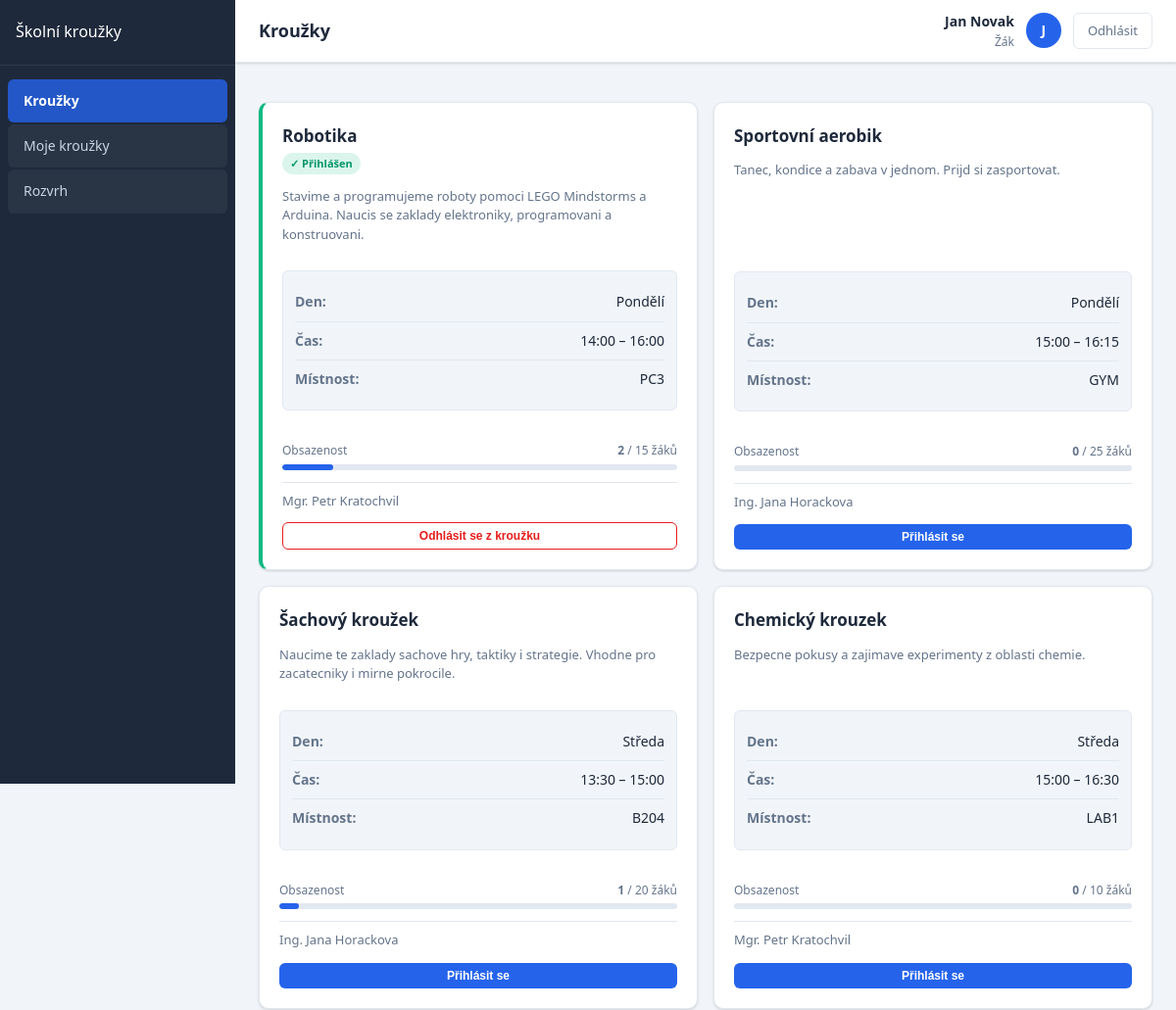
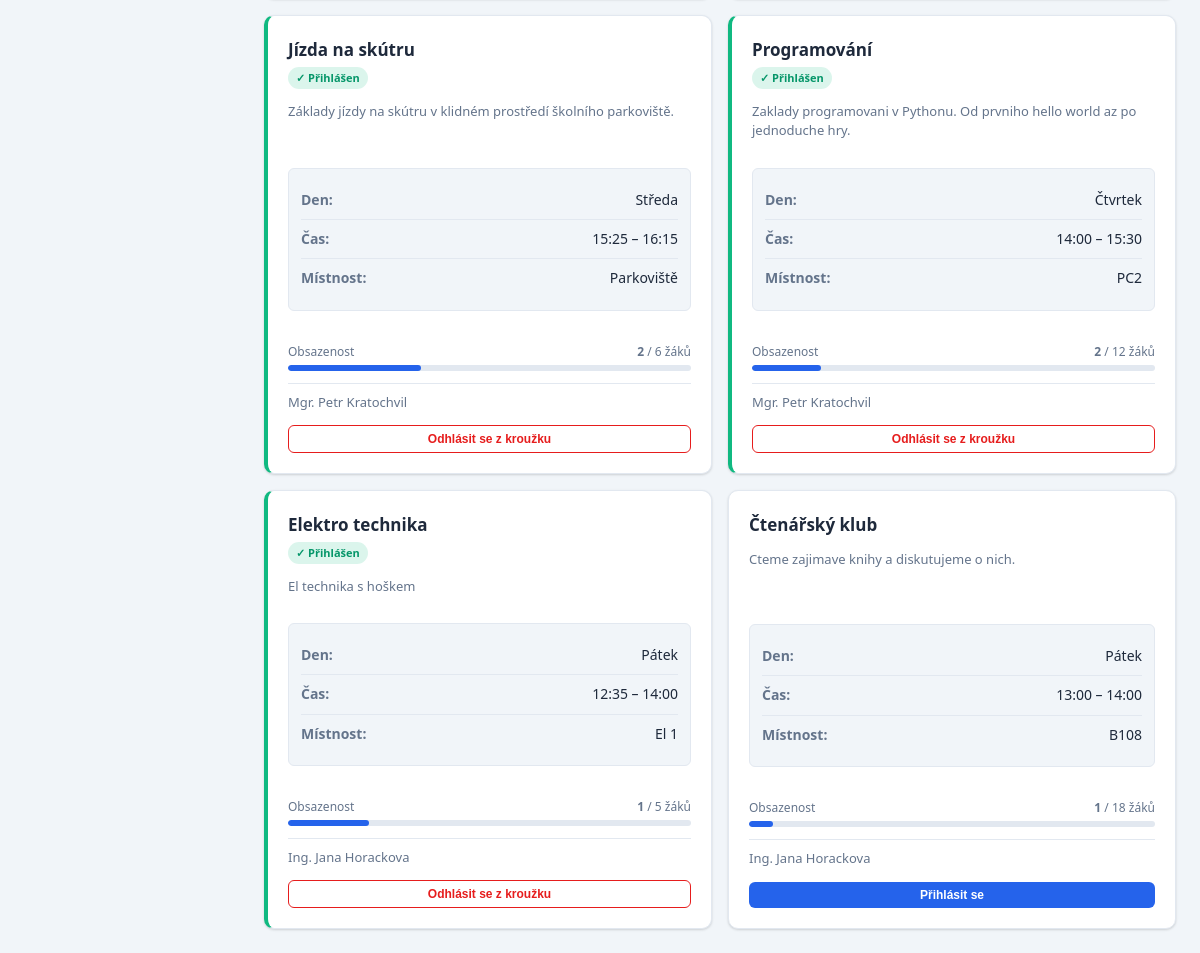
Screenshot of /zak/krouzky.php (signed in) with the database file from the repository (2 pictures, top to bottom).
### tables this page shows
CREATE TABLE `krouzky` (
  `id` int(11) NOT NULL,
  `nazev` varchar(100) NOT NULL,
  `popis` text DEFAULT NULL,
  `ucitel_id` int(11) DEFAULT NULL,
  `max_kapacita` int(11) NOT NULL DEFAULT 20,
  `den_tydne` enum('Pondělí','Úterý','Středa','Čtvrtek','Pátek') NOT NULL,
  `cas_od` time NOT NULL,
  `cas_do` time NOT NULL,
  `mistnost` varchar(20) NOT NULL,
  `aktivni` tinyint(1) DEFAULT 1
);

CREATE TABLE `uzivatele` (
  `id` int(11) NOT NULL,
  `uzivatelske_jmeno` varchar(50) NOT NULL,
  `heslo` varchar(255) NOT NULL,
  `cele_jmeno` varchar(100) NOT NULL,
  `email` varchar(100) DEFAULT NULL,
  `role` enum('zak','ucitel','admin') NOT NULL DEFAULT 'zak',
  `trida` varchar(10) DEFAULT NULL,
  `tema` varchar(10) DEFAULT 'svetly',
  `jazyk` varchar(10) DEFAULT 'cs',
  `vytvoren` timestamp NULL DEFAULT current_timestamp()
);

### config.php (called while the page is built, shortened)
<?php
function ocisti($text) {
    return htmlspecialchars(strip_tags(trim($text)));
}
?>

### zak/krouzky.php (the view, shortened to what this page needs)
<?php
require_once '../config.php';
$db = pripojDB();
$zak_id = $_SESSION['uzivatel_id'];
$sql = "SELECT k.*,
        u.cele_jmeno AS ucitel_jmeno,
        COUNT(DISTINCT p.id) AS pocet_prihlasenych,
        MAX(CASE WHEN p.zak_id = ? THEN 1 ELSE 0 END) AS jsem_prihlaseny
        FROM krouzky k
        LEFT JOIN uzivatele u ON k.ucitel_id = u.id
        LEFT JOIN prihlaseni p ON k.id = p.krouzek_id
        WHERE k.aktivni = 1
        GROUP BY k.id
        ORDER BY k.den_tydne, k.cas_od";
$stmt = mysqli_prepare($db, $sql);
mysqli_stmt_bind_param($stmt, 'i', $zak_id);
mysqli_stmt_execute($stmt);
$krouzky = mysqli_fetch_all(mysqli_stmt_get_result($stmt), MYSQLI_ASSOC);
?>
<?php include 'hlavicka.php'; ?>
<?php if (empty($krouzky)): ?>
    <div class="prazdny-stav">
        <div class="ikona"></div>
        <h3>Žádné kroužky</h3>
        <p>Momentálně nejsou k dispozici žádné kroužky.</p>
    </div>
<?php else: ?>
    <div class="mrizka-krouzku">
        <?php foreach ($krouzky as $k):
            $pocet = $k['pocet_prihlasenych'];
            $max = $k['max_kapacita'];
            $procent = ($max > 0) ? round(($pocet / $max) * 100) : 0;
            $bar_trida = ($procent >= 100) ? 'plny' : (($procent >= 80) ? 'skoro-plny' : '');
            $je_prihlaseny = $k['jsem_prihlaseny'];
            $karta_trida = $je_prihlaseny ? 'prihlaseny' : (($pocet >= $max) ? 'plny' : '');
            ?>
            <div class="karta-krouzku <?= $karta_trida ?>">
                <div>
                    <div class="krouzek-nazev"><?= ocisti($k['nazev']) ?></div>
                    <?php if ($je_prihlaseny): ?>
                        <span class="badge badge-uspech" style="margin-top:4px;">✓ Přihlášen</span>
                    <?php elseif ($pocet >= $max): ?>
                        <span class="badge badge-chyba" style="margin-top:4px;">Plný</span>
                    <?php endif; ?>
                </div>
                <p class="krouzek-popis"><?= ocisti($k['popis']) ?></p>
                <div class="krouzek-info">
                    <div class="info-radek">
                        <span class="info-label">Den:</span>
                        <span class="info-hodnota"><?= ocisti($k['den_tydne']) ?></span>
                    </div>
                    <div class="info-radek">
                        <span class="info-label">Čas:</span>
                        <span class="info-hodnota">
                            <?= substr($k['cas_od'], 0, 5) ?> – <?= substr($k['cas_do'], 0, 5) ?>
                        </span>
                    </div>
                    <div class="info-radek">
                        <span class="info-label">Místnost:</span>
                        <span class="info-hodnota"><?= ocisti($k['mistnost']) ?></span>
                    </div>
                </div>
                <div class="kapacita-obal">
                    <div class="kapacita-text">
                        <span>Obsazenost</span>
                        <span><strong><?= $pocet ?></strong> / <?= $max ?> žáků</span>
                    </div>
                    <div class="kapacita-bar">
                        <div class="kapacita-vyplneni <?= $bar_trida ?>" style="width: <?= min($procent, 100) ?>%"></div>
                    </div>
                </div>
                <div class="krouzek-ucitel">
                    <?= ocisti($k['ucitel_jmeno'] ?? 'Neurčeno') ?>
                </div>
                <form method="POST" action="krouzky.php">
                    <?php if ($je_prihlaseny): ?>
                        <button type="submit" class="btn btn-nebezpeci btn-cely btn-maly">
                            Odhlásit se z kroužku
                        </button>
                    <?php elseif ($pocet < $max): ?>
                        <button type="submit" class="btn btn-primarni btn-cely btn-maly">
                            Přihlásit se
                        </button>
                    <?php else: ?>
                        <button type="button" class="btn btn-sekundarni btn-cely btn-maly" disabled>
                            Kroužek je plný
                        </button>
                    <?php endif; ?>
                </form>
            </div>
        <?php endforeach; ?>
    </div>
<?php endif; ?>
<?php include 'paticka.php'; ?>

### css/style.css (style rules this page uses)
* { margin: 0; padding: 0; box-sizing: border-box; }
:root { --barva-primarni: #2563eb; --barva-primarni-tmava: #1d4ed8; --barva-primarni-svetla: #dbeafe; --barva-akcent: #f59e0b; --barva-uspech: #10b981; --barva-chyba: #e61d1d; --barva-varovani: #f59e0b; --pozadi: #f1f5f9; --pozadi-karta: #ffffff; --pozadi-sidebar: #1e293b; --pozadi-sidebar-polozka: rgba(255, 255, 255, 0.05); --pozadi-sidebar-aktivni: rgba(37, 99, 235, 0.8); --text-hlavni: #1e293b; --text-sekundarni: #64748b; --text-sidebar: #cbd5e1; --text-sidebar-aktivni: #ffffff; --okraj: #e2e8f0; --okraj-focus: #2563eb; --stin: 0 1px 3px rgba(0, 0, 0, 0.1), 0 1px 2px rgba(0, 0, 0, 0.06); --stin-vetsi: 0 4px 6px rgba(0, 0, 0, 0.07), 0 2px 4px rgba(0, 0, 0, 0.06); --stin-velky: 0 10px 15px rgba(0, 0, 0, 0.1), 0 4px 6px rgba(0, 0, 0, 0.05); --zaobleni: 10px; --zaobleni-male: 6px; --font: 'Segoe UI', Tahoma, Geneva, Verdana, sans-serif; --sidebar-sirka: 240px; --header-vyska: 64px; }
body { font-family: var(--font); background: var(--pozadi); color: var(--text-hlavni); line-height: 1.6; transition: background 0.3s, color 0.3s; }
.mrizka-krouzku { display: grid; grid-template-columns: repeat(auto-fill, minmax(300px, 1fr)); gap: 16px; margin-top: 16px; }
.karta-krouzku { background: var(--pozadi-karta); border-radius: var(--zaobleni); border: 1px solid var(--okraj); box-shadow: var(--stin); padding: 20px; display: flex; flex-direction: column; gap: 12px; transition: all 0.2s; }
.karta-krouzku.prihlaseny { border-left: 4px solid var(--barva-uspech); }
.krouzek-nazev { font-size: 17px; font-weight: 700; color: var(--text-hlavni); }
.krouzek-popis { font-size: 13px; color: var(--text-sekundarni); line-height: 1.5; flex: 1; }
.krouzek-info { margin: 15px 0; padding: 12px; background: var(--pozadi); border: 1px solid var(--okraj); border-radius: var(--zaobleni-male); display: flex; flex-direction: column; }
.info-radek { display: flex; justify-content: space-between; align-items: center; padding: 8px 0; border-bottom: 1px solid var(--okraj); font-size: 14px; }
.info-radek:last-child { border-bottom: none; }
.info-label { font-weight: 600; color: var(--text-sekundarni); }
.info-hodnota { color: var(--text-hlavni); font-weight: 500; }
.kapacita-obal { margin-top: 4px; }
.kapacita-text { display: flex; justify-content: space-between; font-size: 12px; color: var(--text-sekundarni); margin-bottom: 4px; }
.kapacita-bar { height: 6px; background: var(--okraj); border-radius: 99px; overflow: hidden; }
.kapacita-vyplneni { height: 100%; border-radius: 99px; transition: width 0.3s; background: var(--barva-primarni); }
.krouzek-ucitel { font-size: 13px; color: var(--text-sekundarni); display: flex; align-items: center; gap: 6px; padding-top: 8px; border-top: 1px solid var(--okraj); }
.badge { display: inline-flex; align-items: center; padding: 2px 8px; border-radius: 99px; font-size: 11px; font-weight: 600; }
.badge-uspech { background: rgba(16, 185, 129, 0.15); color: #059669; }
.btn { display: inline-flex; align-items: center; justify-content: center; gap: 6px; padding: 9px 18px; border-radius: var(--zaobleni-male); font-size: 13px; font-weight: 600; cursor: pointer; border: none; text-decoration: none; transition: all 0.2s; }
.btn-primarni { background: var(--barva-primarni); color: white; }
.btn-nebezpeci { background: transparent; color: var(--barva-chyba); border: 1.5px solid var(--barva-chyba); }
.btn-maly { padding: 6px 12px; font-size: 12px; }
.btn-cely { width: 100%; }

### rows the page displays
krouzky: nazev "Robotika", shows "✓ Přihlášen", popis "Stavime a programujeme roboty pomoci LEGO Mindstorms a Arduina. Naucis se zaklady elektroniky, programovani a konstruovani.", den_tydne "Pondělí", cas_od "14:00", cas_do "16:00", mistnost "PC3", pocet "2", max_kapacita "15", min($procent, 100) 13 (drawn), uzivatele.cele_jmeno "Mgr. Petr Kratochvil", shows "Odhlásit se z kroužku"
krouzky: nazev "Sportovní aerobik", popis "Tanec, kondice a zabava v jednom. Prijd si zasportovat.", den_tydne "Pondělí", cas_od "15:00", cas_do "16:15", mistnost "GYM", pocet "0", max_kapacita "25", uzivatele.cele_jmeno "Ing. Jana Horackova", shows "Přihlásit se"
krouzky: nazev "Šachový kroužek", popis "Naucime te zaklady sachove hry, taktiky i strategie. Vhodne pro zacatecniky i mirne pokrocile.", den_tydne "Středa", cas_od "13:30", cas_do "15:00", mistnost "B204", pocet "1", max_kapacita "20", min($procent, 100) 5 (drawn), uzivatele.cele_jmeno "Ing. Jana Horackova", shows "Přihlásit se"
krouzky: nazev "Chemický krouzek", popis "Bezpecne pokusy a zajimave experimenty z oblasti chemie.", den_tydne "Středa", cas_od "15:00", cas_do "16:30", mistnost "LAB1", pocet "0", max_kapacita "10", uzivatele.cele_jmeno "Mgr. Petr Kratochvil", shows "Přihlásit se"
krouzky: nazev "Jízda na skútru", shows "✓ Přihlášen", popis "Základy jízdy na skútru v klidném prostředí školního parkoviště.", den_tydne "Středa", cas_od "15:25", cas_do "16:15", mistnost "Parkoviště", pocet "2", max_kapacita "6", min($procent, 100) 33 (drawn), uzivatele.cele_jmeno "Mgr. Petr Kratochvil", shows "Odhlásit se z kroužku"
krouzky: nazev "Programování", shows "✓ Přihlášen", popis "Zaklady programovani v Pythonu. Od prvniho hello world az po jednoduche hry.", den_tydne "Čtvrtek", cas_od "14:00", cas_do "15:30", mistnost "PC2", pocet "2", max_kapacita "12", min($procent, 100) 17 (drawn), uzivatele.cele_jmeno "Mgr. Petr Kratochvil", shows "Odhlásit se z kroužku"
krouzky: nazev "Elektro technika", shows "✓ Přihlášen", popis "El technika s hoškem", den_tydne "Pátek", cas_od "12:35", cas_do "14:00", mistnost "El 1", pocet "1", max_kapacita "5", min($procent, 100) 20 (drawn), uzivatele.cele_jmeno "Ing. Jana Horackova", shows "Odhlásit se z kroužku"
krouzky: nazev "Čtenářský klub", popis "Cteme zajimave knihy a diskutujeme o nich.", den_tydne "Pátek", cas_od "13:00", cas_do "14:00", mistnost "B108", pocet "1", max_kapacita "18", min($procent, 100) 6 (drawn), uzivatele.cele_jmeno "Ing. Jana Horackova", shows "Přihlásit se"

### other values shown
$nazev_stranky "Kroužky"
ocisti($_SESSION['cele_jmeno']) "Jan Novak"
substr($_SESSION['cele_jmeno'], 0, 1) "J"
